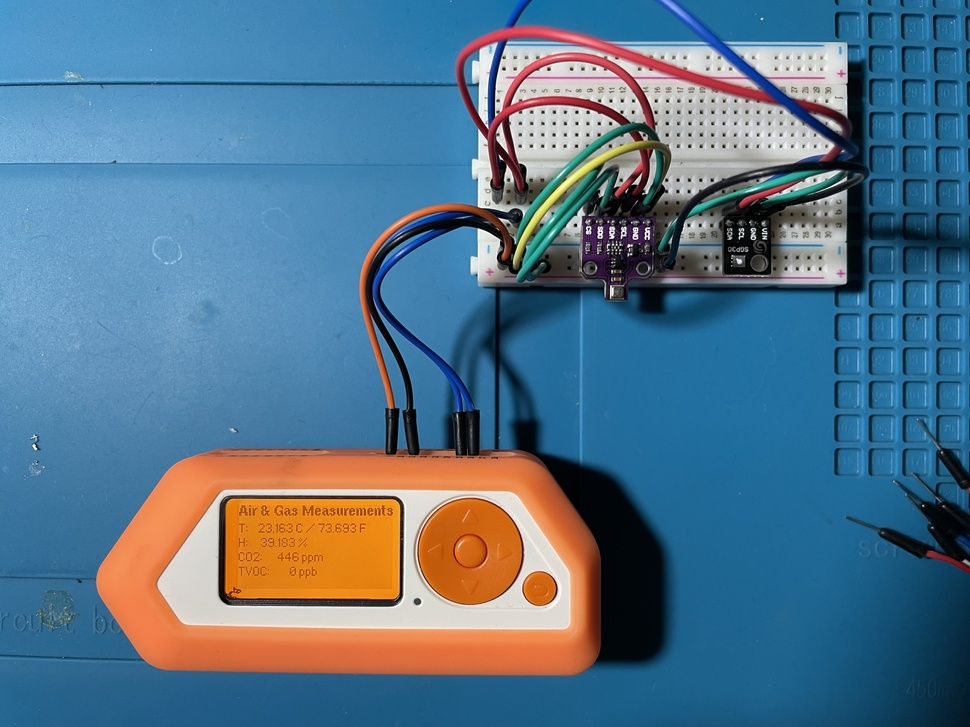
#> input picture images/IMG_2286.jpg, 970 x 727 px, shrunk from 4032 x 3024 before the run
$ python -i icon.py   (imports and definitions only)
#> lines starting #> are read from the running program, lines starting #| are printed output that depends on the picture
import logging
import subprocess
import io

ICONS_SUPPORTED_FORMATS = ["png"]


class Image:
    def __init__(self, width: int, height: int, data: bytes):
        self.width = width
        self.height = height
        self.data = data

    def write(self, filename):
        with open(filename, "wb") as file:
            file.write(self.data)

    def data_as_carray(self):
        return (
            "{" + "".join("0x{:02x},".format(img_byte) for img_byte in self.data) + "}"
        )


def is_file_an_icon(filename):
    extension = filename.lower().split(".")[-1]
    return extension in ICONS_SUPPORTED_FORMATS


class ImageTools:
    __pil_unavailable = False
    __hs2_unavailable = False

    @staticmethod
    def is_processing_slow():
        try:

            return False
        except ImportError:
            return True

    def __init__(self):
        self.logger = logging.getLogger()

    def png2xbm(self, file):
#> called with file = '../../../images/IMG_2286.jpg'
        if self.__pil_unavailable:
            return subprocess.check_output(["convert", file, "xbm:-"])

        try:
            from PIL import Image, ImageOps
        except ImportError:
            self.__pil_unavailable = True
            self.logger.info("pillow module is missing, using convert cli util")
            return self.png2xbm(file)

        with Image.open(file) as im:
#> im is the input picture: PIL image 970x727 RGB; mean R, G, B 85.4, 116.2, 138.1
            with io.BytesIO() as output:
                bw = im.convert("1")
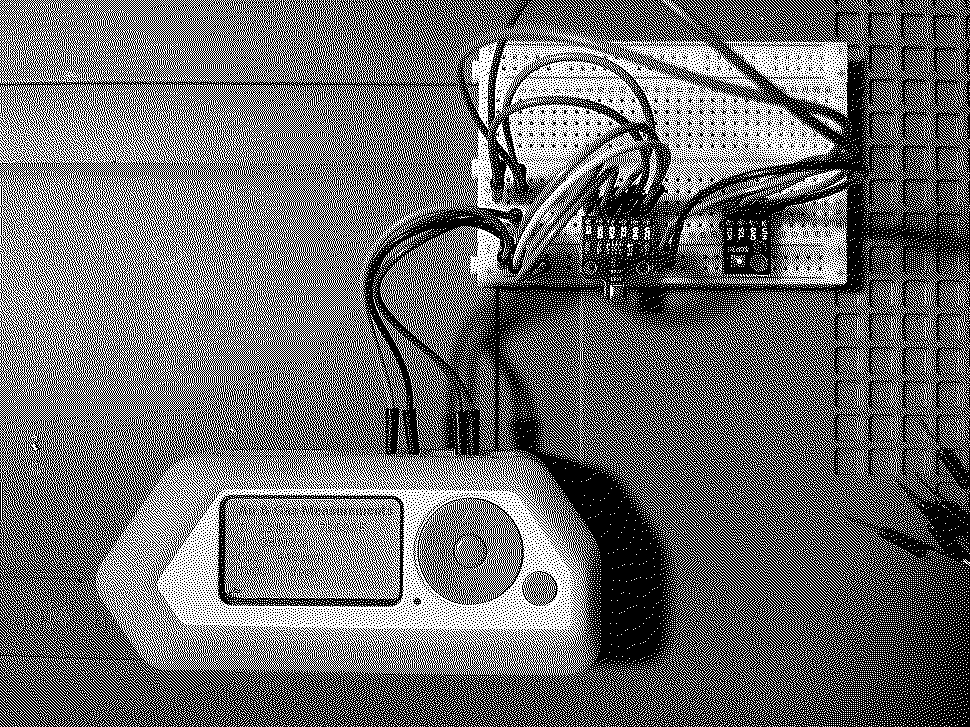
#> bw: PIL image 970x727 1; 42.7% white in thin lines or dots
                bw = ImageOps.invert(bw)
#> bw: PIL image 970x727 1; 57.3% white; black in thin lines or dots
                bw.save(output, format="XBM")
                return output.getvalue()

    def xbm2hs(self, data):
        if self.__hs2_unavailable:
            return subprocess.check_output(
                ["heatshrink", "-e", "-w8", "-l4"], input=data
            )

        try:
            import heatshrink2
        except ImportError:
            self.__hs2_unavailable = True
            self.logger.info("heatshrink2 module is missing, using heatshrink cli util")
            return self.xbm2hs(data)

#> (the run stopped early here; a loop or call above may not have finished)
